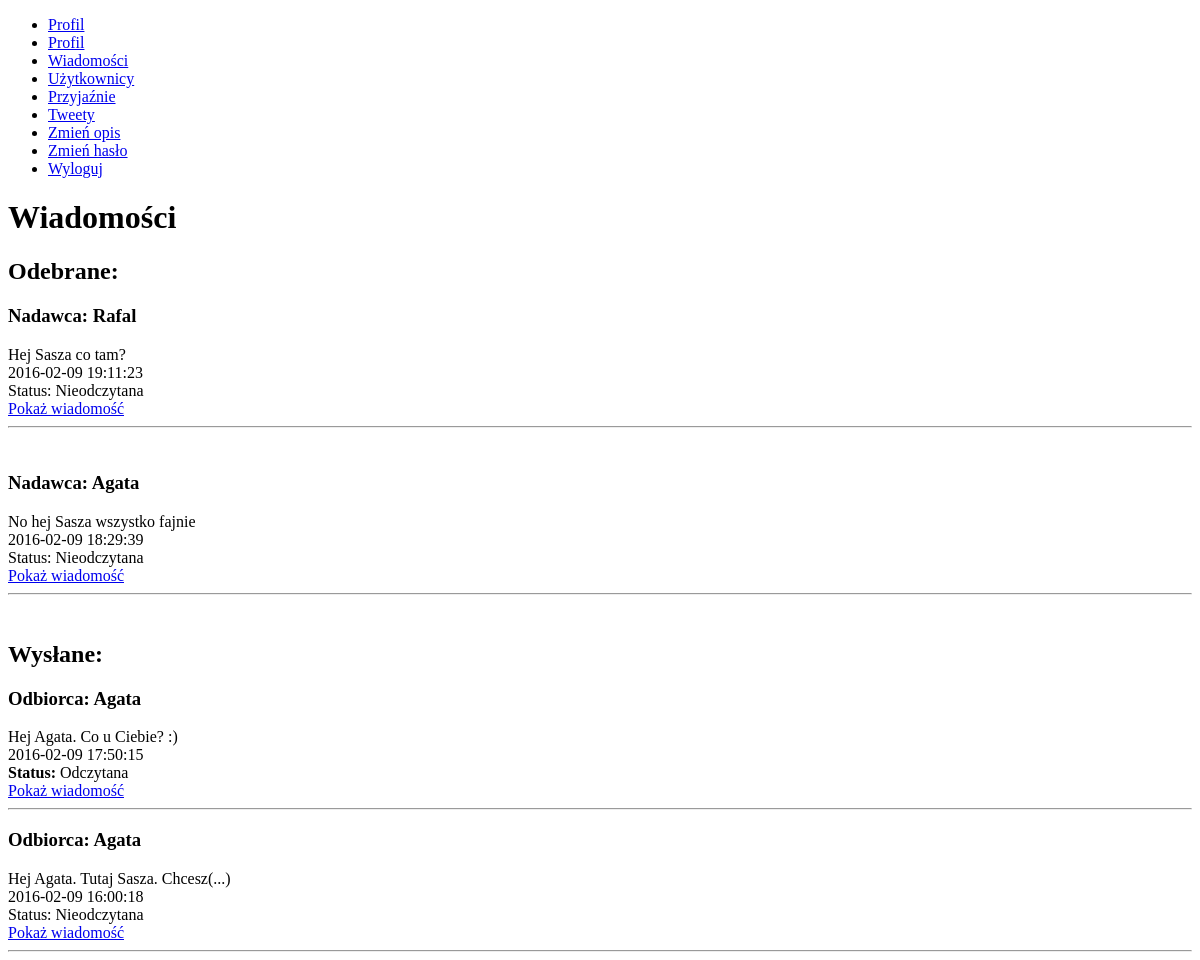
The app's page /showMessages.php (signed in), older data.
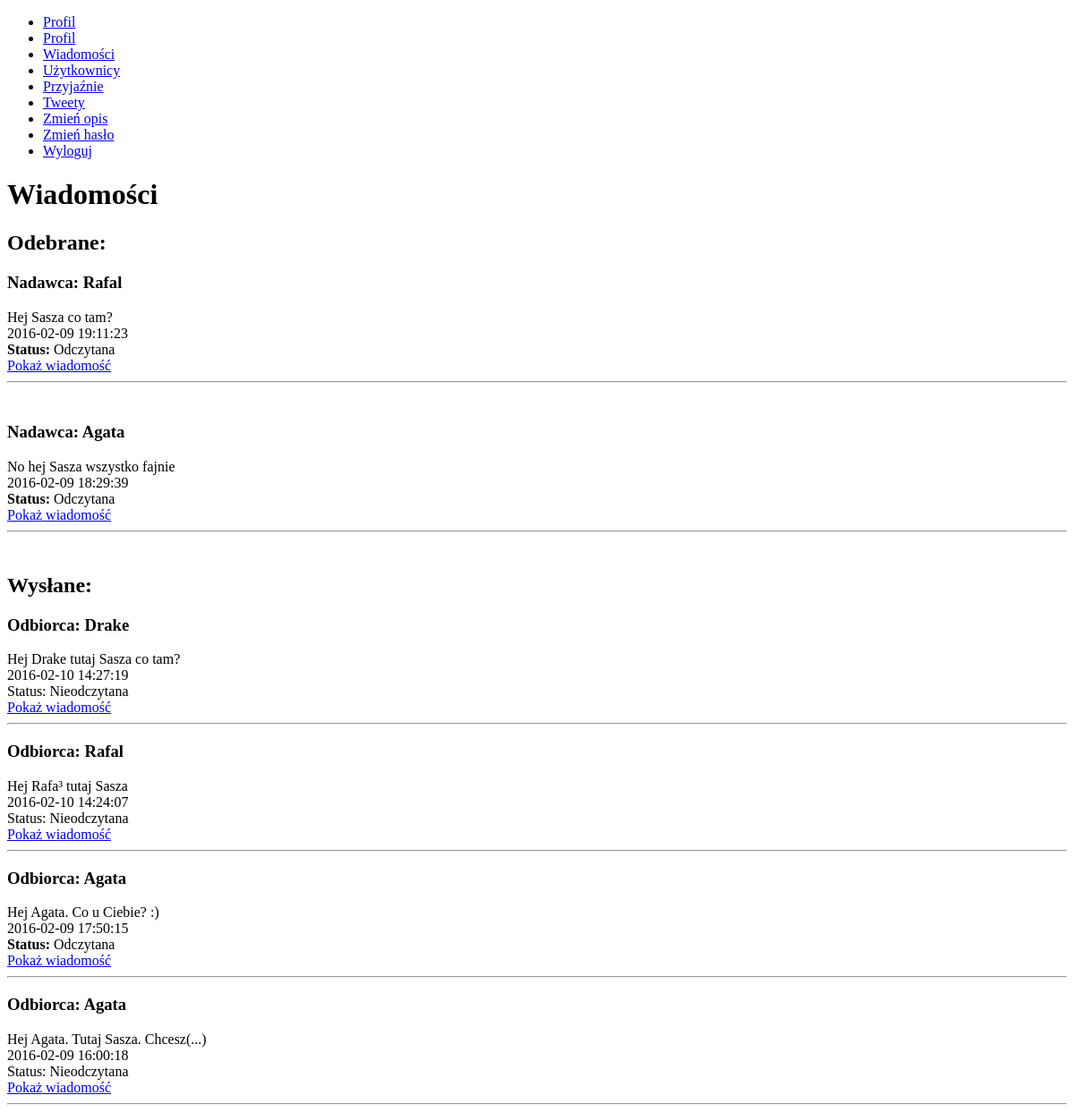
The same page, newer data.
### tables this page shows
CREATE TABLE IF NOT EXISTS `Messages` (
  `id` int(11) NOT NULL AUTO_INCREMENT,
  `send_id` int(11) NOT NULL,
  `receive_id` int(11) NOT NULL,
  `message_text` varchar(200) NOT NULL,
  `message_date` datetime NOT NULL,
  `opened` int(1) DEFAULT NULL,
  PRIMARY KEY (`id`),
  KEY `send_id` (`send_id`),
  KEY `receive_id` (`receive_id`)
);

CREATE TABLE IF NOT EXISTS `Users` (
  `id` int(11) NOT NULL AUTO_INCREMENT,
  `name` varchar(255) DEFAULT NULL,
  `email` varchar(255) DEFAULT NULL,
  `password` char(60) DEFAULT NULL,
  `description` varchar(255) DEFAULT NULL,
  PRIMARY KEY (`id`),
  UNIQUE KEY `email` (`email`)
);

### src/User.php (called while the page is built, shortened)
<?php
class User
{
    static private $connection = null;
    static public function SetConnection(mysqli $newConnection)
    {
        User::$connection = $newConnection;
    }
    static public function GetUserById($idToLoad)
    {
        $sql = "SELECT * FROM Users where id = $idToLoad";
        $result = self::$connection->query($sql);
        if ($result !== FALSE) {
            if ($result->num_rows === 1) {
                $row = $result->fetch_assoc();
                $user = new User($row['id'], $row['name'], $row['email'], $row['description']);
                return $user;
            }
        }
        return false;
    }
    private $id;
    private $name;
    public function __construct($newId, $newName, $newEmail, $newDescription)
    {
        $this->id = intval($newId);
        $this->name = $newName;
    }
    public function getName()
    {
        return $this->name;
    }
    public function setDescription($newDescription)
    {
        if (strlen($newDescription) > 0) {
            return ($this->description = $newDescription);
        } else {
            return false;
        }
    }
    public function loadAllSentMessages()
    {
        $ret = [];
        $sql = "SELECT * FROM Messages WHERE send_id=$this->id ORDER BY message_date DESC";
        $result = self::$connection->query($sql);
        if ($result !== FALSE) {
            if ($result->num_rows > 0) {
                while ($row = $result->fetch_assoc()) {
                    $message = new Message($row['id'], $row['send_id'], $row['receive_id'], $row['message_text'], $row['message_date'], $row['opened']);
                    $ret[] = $message;
                }
                return $ret;
            }
        }
        return false;
    }
    public function loadAllReceivedMessages()
    {
        $ret = [];
        $sql = "SELECT * FROM Messages WHERE receive_id=$this->id ORDER BY message_date DESC";
        $result = self::$connection->query($sql);
        if ($result !== FALSE) {
            if ($result->num_rows > 0) {
                while ($row = $result->fetch_assoc()) {
                    $message = new Message($row['id'], $row['send_id'], $row['receive_id'], $row['message_text'], $row['message_date'], $row['opened']);
                    $ret[] = $message;
                }
                return $ret;
            }
        }
        return false;
    }
}
?>

### src/Message.php (called while the page is built, shortened)
<?php
class Message {
    private $id;
    private $sendId;
    private $receiveId;
    private $messageText;
    private $messageDate;
    private $opened;
    public function __construct($id, $sendId, $receiveId, $messageText, $messageDate, $opened) {
        $this->id = intval($id);
        $this->sendId = $sendId;
        $this->receiveId = $receiveId;
    }
    public function getId() {
        return $this->id;
    }
    public function getSendId() {
        return $this->sendId;
    }
    public function getReceiveId() {
        return $this->receiveId;
    }
    public function getOpened() {
        return $this->opened;
    }
    public function setOpened($opened) {
        if($opened == 1 || $opened == 0) {
            $this->opened = $opened;
        }
    }
    public function getMessageText() {
        return $this->messageText;
    }
    public function setMessageText($messageText) {
        if(strlen($messageText) > 0) {
            return($this->messageText = $messageText);
        }
        return false;
    }
    public function getMessageDate() {
        return $this->messageDate;
    }
    public function setMessageDate($messageDate) {
        return($this->messageDate = $messageDate);
    }
}
?>

### showMessages.php (the view, shortened to what the changed rows need)
<?php
require_once("./src/connections.php");
$userId = $_SESSION['userId'];
echo("<h1>Wiadomości</h1>");
echo("<h2>Odebrane:</h2>");
$user = User::GetUserById($userId);
foreach($user->loadAllReceivedMessages() as $message) {
    $sendingUser = User::GetUserById($message->getSendId());
    echo("<h3>Nadawca: {$sendingUser->getName()}</h3>");
    $beginning = substr($message->getMessageText(), 0, 30);
    if(strlen($message->getMessageText()) <= 30) {
        echo("$beginning <br />");
    }
    else{
        echo($beginning . "(...) <br />");
    }
    echo("{$message->getMessageDate()} <br />");
    if($message->getOpened() == 1){
        echo("Status: Nieodczytana <br />");
    }
    else{
        echo("<strong>Status: </strong>Odczytana <br />");
    }
    echo("<a href='showMessage.php?id={$message->getId()}'>Pokaż wiadomość</a>");
    echo("<hr /><br />");
}
    echo("<h2>Wysłane:</h2>");
foreach($user->loadAllSentMessages() as $message){
    $receivingUser = User::GetUserById($message->getReceiveId());
    $beginning = substr($message->getMessageText(), 0, 30);
    echo("<h3>Odbiorca: {$receivingUser->getName()}</h3>");
    if(strlen($message->getMessageText()) < 30) {
        echo("$beginning <br />");
    }
    else{
        echo($beginning . "(...) <br />");
    }
    echo("{$message->getMessageDate()} <br />");
    if($message->getOpened() == 1){
        echo("Status: Nieodczytana <br />");
    }
    else{
        echo("<strong>Status: </strong>Odczytana <br />");
    }
    echo("<a href='showMessage.php?id={$message->getId()}'>Pokaż wiadomość</a>");
    echo("<hr />");
}
?>

Row changes from the older to the newer data that the page shows:
changed messages "Hej Sasza co tam?": opened "Status: Nieodczytana" → "Status: Odczytana"
changed messages "No hej Sasza wszystko fajnie": opened "Status: Nieodczytana" → "Status: Odczytana"
added messages: receive.name "Drake", message_text "Hej Drake tutaj Sasza co tam?", message_date "2016-02-10 14:27:19", opened "Status: Nieodczytana", shown under "Wysłane:"
added messages: receive.name "Rafal", message_text "Hej Rafa³ tutaj Sasza", message_date "2016-02-10 14:24:07", opened "Status: Nieodczytana", shown under "Wysłane:"
